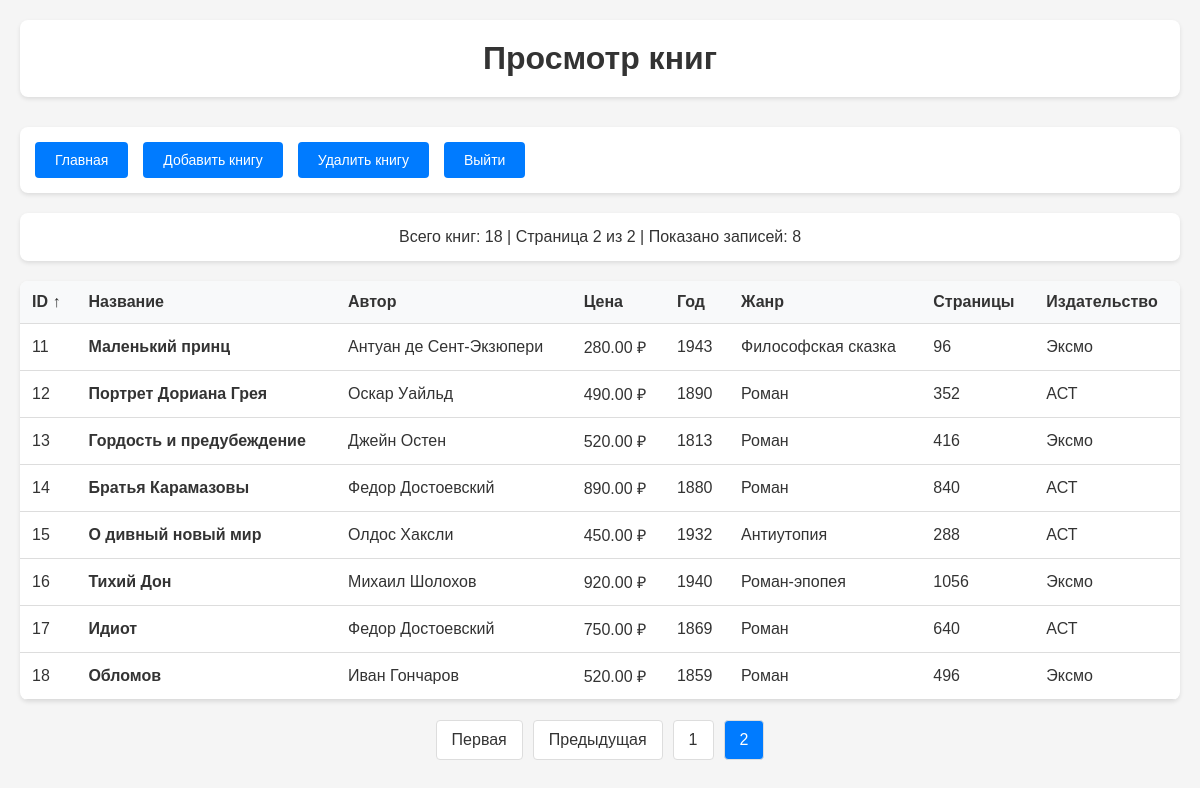
/view.php?page=2&sort=id&order=asc (signed in), run on the app's committed database.
### tables this page shows
CREATE TABLE books (
    id INT AUTO_INCREMENT PRIMARY KEY,
    title VARCHAR(255) NOT NULL,
    author VARCHAR(255) NOT NULL,
    price FLOAT NOT NULL,
    year_published INT NOT NULL,
    genre VARCHAR(100) NOT NULL,
    page_count INT NOT NULL,
    publisher VARCHAR(255) NOT NULL
);

### config.php (called while the page is built, shortened)
<?php
function escape($data) {
    return htmlspecialchars($data, ENT_QUOTES, 'UTF-8');
}
?>

### view.php (the view, shortened to what this page needs)
<?php
require_once 'config.php';
$limit = 10;
$page = isset($_GET['page']) ? max(1, intval($_GET['page'])) : 1;
$offset = ($page - 1) * $limit;
$allowed_sort = ['id', 'title', 'author', 'price', 'year_published', 'genre'];
$sort_by = isset($_GET['sort']) && in_array($_GET['sort'], $allowed_sort) ? $_GET['sort'] : 'id';
$sort_order = isset($_GET['order']) && $_GET['order'] === 'desc' ? 'desc' : 'asc';
$sql_order = strtoupper($sort_order);
try {
    $count_sql = "SELECT COUNT(*) FROM books";
    $count_stmt = $pdo->prepare($count_sql);
    $count_stmt->execute();
    $total_records = $count_stmt->fetchColumn();
    $total_pages = ceil($total_records / $limit);
    $sql = "SELECT * FROM books ORDER BY $sort_by $sql_order LIMIT :limit OFFSET :offset";
    $stmt = $pdo->prepare($sql);
    $stmt->bindValue(':limit', $limit, PDO::PARAM_INT);
    $stmt->bindValue(':offset', $offset, PDO::PARAM_INT);
    $stmt->execute();
    $books = $stmt->fetchAll(PDO::FETCH_ASSOC);
} catch(PDOException $e) {
    $error = "Ошибка при получении данных: " . $e->getMessage();
}
function sortLink($column, $current_sort, $current_order) {
    $new_order = ($current_sort === $column && $current_order === 'asc') ? 'desc' : 'asc';
    return "view.php?sort=$column&order=$new_order";
}
?>
<!DOCTYPE html>
<html lang="ru">
<head>
</head>
<body>
    <div class="container">
        <div class="header">
            <h1>Просмотр книг</h1>
        </div>
        <div class="navigation">
            <a href="index.php" class="btn">Главная</a>
            <a href="add.php" class="btn">Добавить книгу</a>
            <a href="delete.php" class="btn">Удалить книгу</a>
            <a href="logout.php" class="btn">Выйти</a>
        </div>
        <div class="stats">
            Всего книг: <?= $total_records ?> |
            Страница <?= $page ?> из <?= $total_pages ?> |
            Показано записей: <?= count($books) ?>
        </div>
        <?php if (empty($books)): ?>
            <div class="table-container">
                <div style="padding: 40px; text-align: center; color: #666;">
                    <h3>Нет данных для отображения</h3>
                    <p>В базе данных пока нет книг. <a href="add.php">Добавить первую книгу</a></p>
                </div>
            </div>
        <?php else: ?>
            <div class="table-container">
                <div class="table-responsive">
                    <table>
                        <thead>
                            <tr>
                                <th><a href="<?= sortLink('id', $sort_by, $sort_order) ?>">ID<?= $sort_by === 'id' ? ($sort_order === 'asc' ? ' ↑' : ' ↓') : '' ?></a></th>
                                <th><a href="<?= sortLink('title', $sort_by, $sort_order) ?>">Название<?= $sort_by === 'title' ? ($sort_order === 'asc' ? ' ↑' : ' ↓') : '' ?></a></th>
                                <th><a href="<?= sortLink('author', $sort_by, $sort_order) ?>">Автор<?= $sort_by === 'author' ? ($sort_order === 'asc' ? ' ↑' : ' ↓') : '' ?></a></th>
                                <th><a href="<?= sortLink('price', $sort_by, $sort_order) ?>">Цена<?= $sort_by === 'price' ? ($sort_order === 'asc' ? ' ↑' : ' ↓') : '' ?></a></th>
                                <th><a href="<?= sortLink('year_published', $sort_by, $sort_order) ?>">Год<?= $sort_by === 'year_published' ? ($sort_order === 'asc' ? ' ↑' : ' ↓') : '' ?></a></th>
                                <th><a href="<?= sortLink('genre', $sort_by, $sort_order) ?>">Жанр<?= $sort_by === 'genre' ? ($sort_order === 'asc' ? ' ↑' : ' ↓') : '' ?></a></th>
                                <th>Страницы</th>
                                <th>Издательство</th>
                            </tr>
                        </thead>
                        <tbody>
                            <?php foreach ($books as $book): ?>
                                <tr>
                                    <td><?= escape($book['id']) ?></td>
                                    <td><strong><?= escape($book['title']) ?></strong></td>
                                    <td><?= escape($book['author']) ?></td>
                                    <td><?= number_format($book['price'], 2) ?> ₽</td>
                                    <td><?= escape($book['year_published']) ?></td>
                                    <td><?= escape($book['genre']) ?></td>
                                    <td><?= escape($book['page_count']) ?></td>
                                    <td><?= escape($book['publisher']) ?></td>
                                </tr>
                            <?php endforeach; ?>
                        </tbody>
                    </table>
                </div>
            </div>
            <?php if ($total_pages > 1): ?>
                <div class="pagination">
                    <?php if ($page > 1): ?>
                        <a href="?page=1&sort=<?= $sort_by ?>&order=<?= $sort_order ?>">Первая</a>
                        <a href="?page=<?= $page - 1 ?>&sort=<?= $sort_by ?>&order=<?= $sort_order ?>">Предыдущая</a>
                    <?php endif; ?>
                    <?php
                    $start_page = max(1, $page - 2);
                    $end_page = min($total_pages, $page + 2);
                    for ($i = $start_page; $i <= $end_page; $i++):
                        if ($i == $page):
                    ?>
                        <span class="current"><?= $i ?></span>
                    <?php else: ?>
                        <a href="?page=<?= $i ?>&sort=<?= $sort_by ?>&order=<?= $sort_order ?>"><?= $i ?></a>
                    <?php endif; ?>
                    <?php endfor; ?>
                </div>
            <?php endif; ?>
        <?php endif; ?>
    </div>
</body>
</html>

### view.php (style rules this page uses)
* { margin: 0; padding: 0; box-sizing: border-box; }
body { font-family: Arial, sans-serif; background: #f5f5f5; min-height: 100vh; color: #333; }
.container { max-width: 1200px; margin: 0 auto; padding: 20px; }
.header { text-align: center; margin-bottom: 30px; padding: 20px; background: white; border-radius: 8px; box-shadow: 0 2px 4px rgba(0,0,0,0.1); }
.navigation { background: white; padding: 15px; border-radius: 8px; box-shadow: 0 2px 4px rgba(0,0,0,0.1); margin-bottom: 20px; display: flex; gap: 15px; flex-wrap: wrap; }
.btn { background: #007bff; color: white; padding: 10px 20px; border: none; border-radius: 4px; cursor: pointer; font-size: 14px; text-decoration: none; display: inline-block; }
.table-container { background: white; border-radius: 8px; box-shadow: 0 2px 4px rgba(0,0,0,0.1); overflow: hidden; margin-bottom: 20px; }
.table-responsive { overflow-x: auto; }
table { width: 100%; border-collapse: collapse; }
th, td { padding: 12px; text-align: left; border-bottom: 1px solid #ddd; }
th { background: #f8f9fa; font-weight: 600; }
th a { color: #333; text-decoration: none; }
.pagination { display: flex; justify-content: center; gap: 10px; margin: 20px 0; }
.pagination a, .pagination span { padding: 10px 15px; border: 1px solid #ddd; border-radius: 4px; text-decoration: none; color: #333; background: white; }
.pagination .current { background: #007bff; color: white; }
.stats { background: white; padding: 15px; border-radius: 8px; box-shadow: 0 2px 4px rgba(0,0,0,0.1); margin-bottom: 20px; text-align: center; }

### data on the page
books: id "11", title "Маленький принц", author "Антуан де Сент-Экзюпери", price "280.00", year_published "1943", genre "Философская сказка", page_count "96", publisher "Эксмо"
books: id "12", title "Портрет Дориана Грея", author "Оскар Уайльд", price "490.00", year_published "1890", genre "Роман", page_count "352", publisher "АСТ"
books: id "13", title "Гордость и предубеждение", author "Джейн Остен", price "520.00", year_published "1813", genre "Роман", page_count "416", publisher "Эксмо"
books: id "14", title "Братья Карамазовы", author "Федор Достоевский", price "890.00", year_published "1880", genre "Роман", page_count "840", publisher "АСТ"
books: id "15", title "О дивный новый мир", author "Олдос Хаксли", price "450.00", year_published "1932", genre "Антиутопия", page_count "288", publisher "АСТ"
books: id "16", title "Тихий Дон", author "Михаил Шолохов", price "920.00", year_published "1940", genre "Роман-эпопея", page_count "1056", publisher "Эксмо"
books: id "17", title "Идиот", author "Федор Достоевский", price "750.00", year_published "1869", genre "Роман", page_count "640", publisher "АСТ"
books: id "18", title "Обломов", author "Иван Гончаров", price "520.00", year_published "1859", genre "Роман", page_count "496", publisher "Эксмо"

### other printed values
$total_records "18"
$page "2"
$total_pages "2"
count($books) "8"
